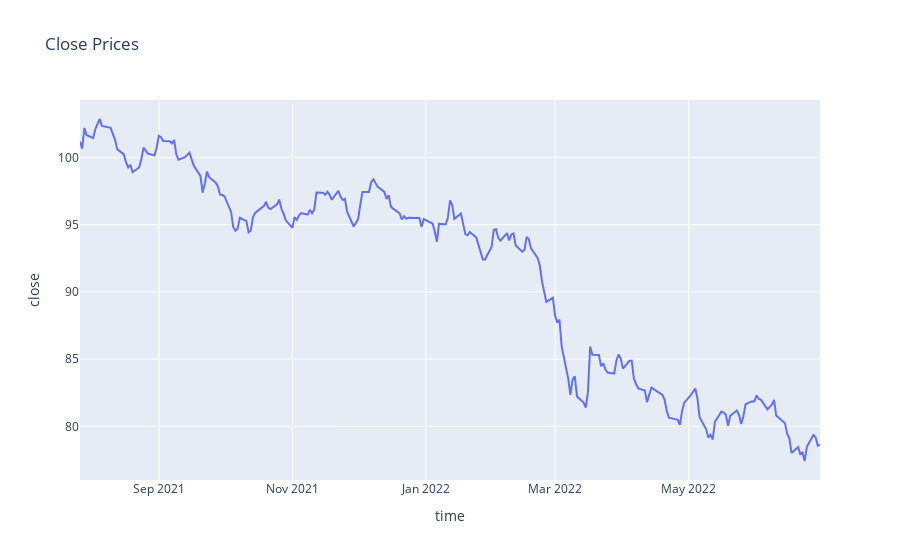

Here is the notebook cell this chart was saved with:
### Markdown cell above
## Plotting the Results

### Code cell
# Plot close prices
fig = px.line(df, title = "Close Prices", x='time', y='close')
fig

### Figure 1 — Plotly figure (JSON) as saved in the notebook; plotly's stock layout.template omitted (floating-point values rounded to 4 significant figures; data arrays with more than 128 entries replaced by an {"elided": "..."} marker saying what was removed)
{"data": [{"hovertemplate": "time=%{x}<br>close=%{y}<extra></extra>", "legendgroup": "", "line": {"color": "#636efa", "dash": "solid"}, "marker": {"symbol": "circle"}, "mode": "lines", "name": "", "orientation": "v", "showlegend": false, "type": "scatter", "x": {"elided": "235 str values"}, "xaxis": "x", "y": {"elided": "235 float values"}, "yaxis": "y"}], "layout": {"autosize": true, "legend": {"tracegroupgap": 0}, "title": {"text": "Close Prices"}, "xaxis": {"anchor": "y", "autorange": true, "domain": [0, 1], "range": ["2021-07-27", "2022-06-30"], "title": {"text": "time"}, "type": "date"}, "yaxis": {"anchor": "x", "autorange": true, "domain": [0, 1], "range": [76.01, 104.3], "title": {"text": "close"}, "type": "linear"}}}
